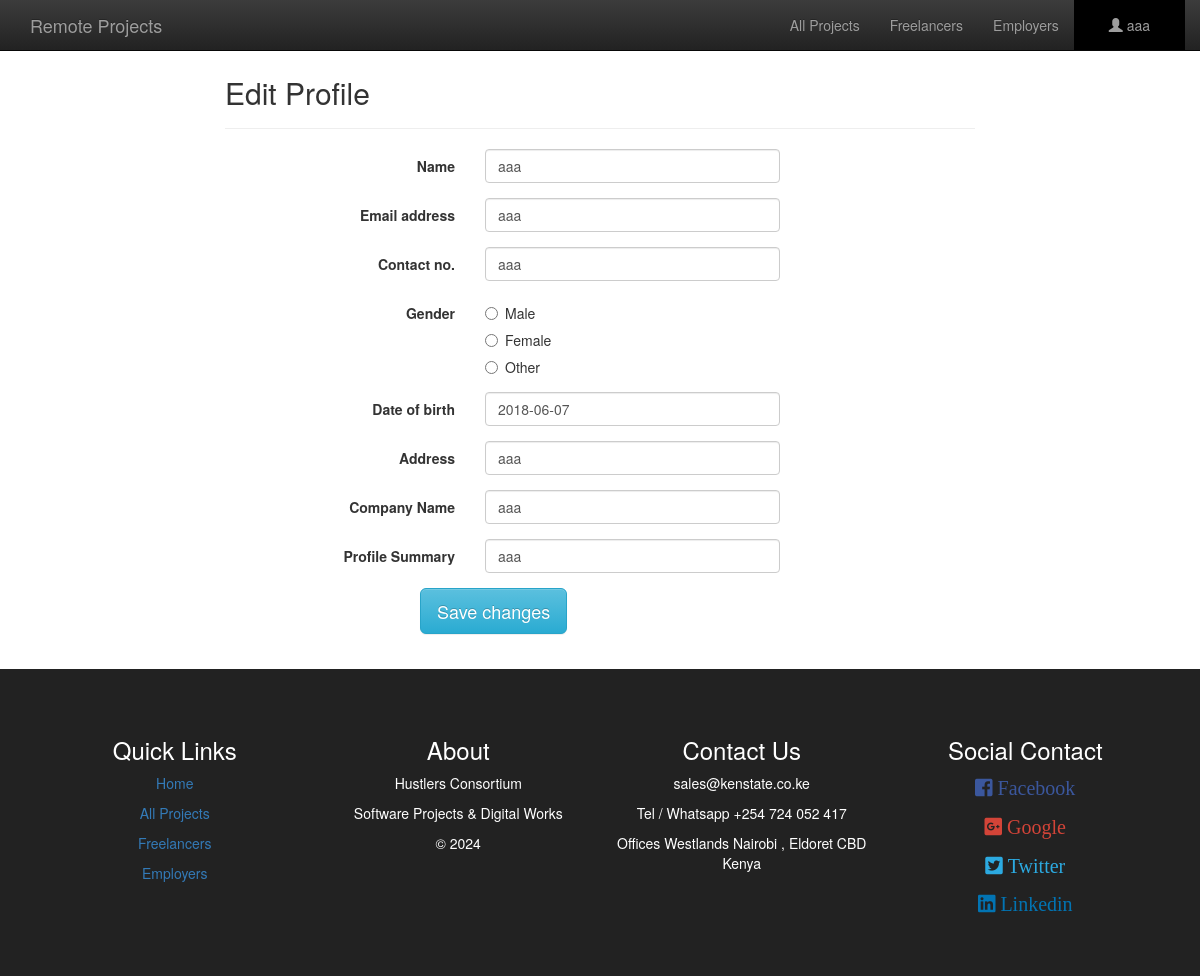
Before: /freelance/editEmployer.php (signed in) with the older database file.
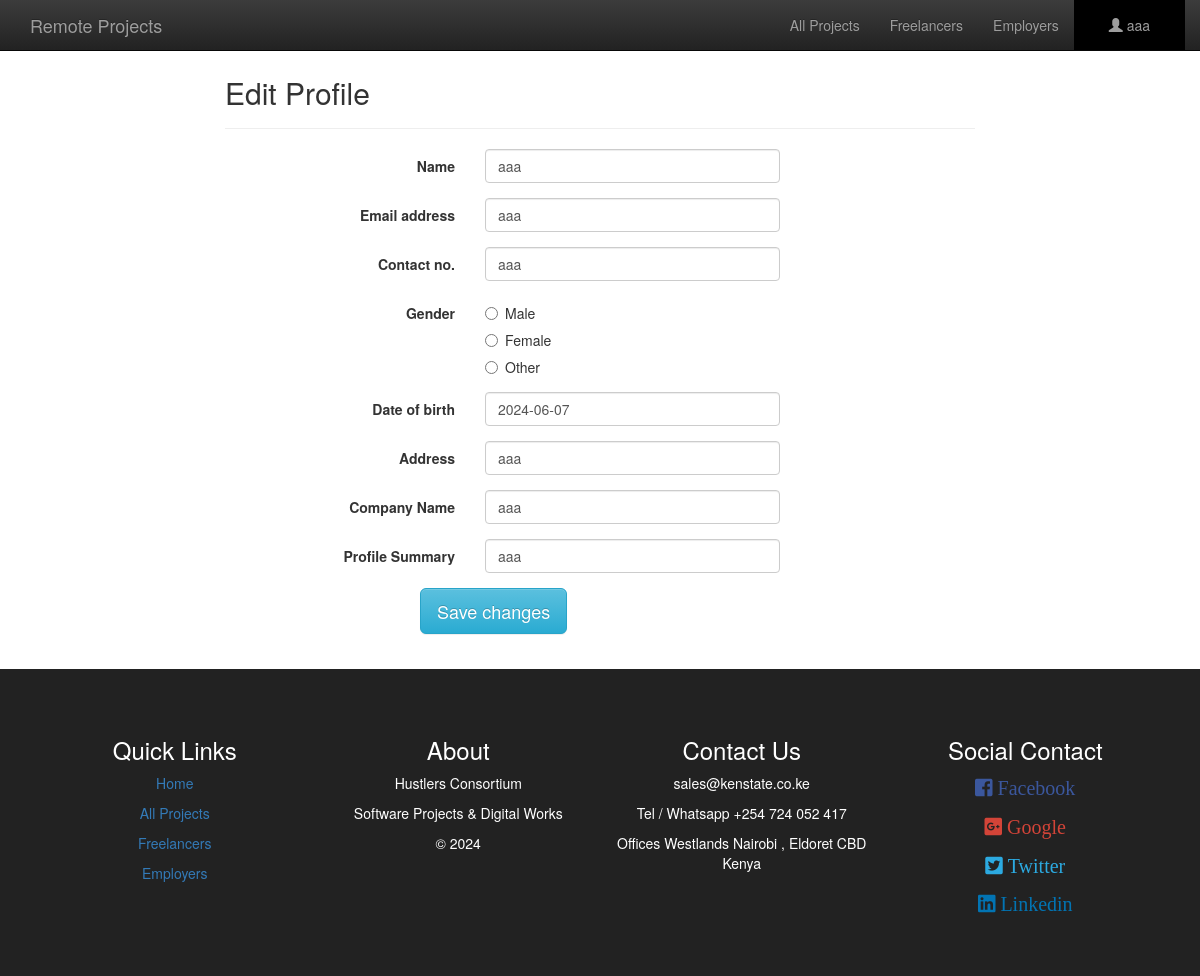
After: the same page with the newer database file.
### tables this page shows
CREATE TABLE `employer` (
  `username` varchar(200) NOT NULL,
  `password` varchar(200) NOT NULL,
  `Name` varchar(200) NOT NULL,
  `email` varchar(200) NOT NULL,
  `contact_no` varchar(200) NOT NULL,
  `address` varchar(200) NOT NULL,
  `gender` varchar(200) NOT NULL,
  `birthdate` date NOT NULL,
  `company` varchar(200) NOT NULL,
  `profile_sum` varchar(1000) NOT NULL
);

### freelance/editEmployer.php (the view, shortened to what the changed rows need)
<?php include('server.php');
if(isset($_SESSION["Username"])){
	$username=$_SESSION["Username"];
}
else{
    $username="";
}
$sql = "SELECT * FROM employer WHERE username='$username'";
$result = $conn->query($sql);
if ($result->num_rows > 0) {
    while($row = $result->fetch_assoc()) {
        $name=$row["Name"];
        $email=$row["email"];
        $contactNo=$row["contact_no"];
        $gender=$row["gender"];
        $birthdate=$row["birthdate"];
        $address=$row["address"];
        $profile_sum=$row["profile_sum"];
        $company=$row["company"];
        }
} else {
    echo "0 results";
}
 ?>
<!DOCTYPE html>
<html>
<head>
	<link rel="stylesheet" type="text/css" href="bootstrap/css/bootstrap.min.css">
	<link rel="stylesheet" type="text/css" href="bootstrap/css/bootstrap-theme.min.css">
	<link rel="stylesheet" type="text/css" href="awesome/css/fontawesome-all.min.css">
	<link rel="stylesheet" type="text/css" href="dist/css/bootstrapValidator.css">
</head>
<body>
<div class="container">
        <div class="row">
            <div class="col-md-8 col-md-offset-2">
                <div class="page-header">
                    <h2>Edit Profile</h2>
                </div>
                <form id="registrationForm" method="post" class="form-horizontal">
                <div class="form-group">
                    <div class="col-sm-5">
                        <input type="text" class="form-control" name="name" value="<?php echo $name; ?>" />
                    </div>
                </div>
                <div class="form-group">
                    <div class="col-sm-5">
                        <input type="text" class="form-control" name="email" value="<?php echo $email; ?>" />
                    </div>
                </div>
                <div class="form-group">
                    <div class="col-sm-5">
                        <input type="text" class="form-control" name="contactNo" value="<?php echo $contactNo; ?>" />
                    </div>
                </div>
                <div class="form-group">
                    <div class="col-sm-5">
                        <div class="radio">
                            <label>
                                <input type="radio" name="gender"
                                <?php if (isset($gender) && $gender=="male") echo "checked";?>
                                 value="male" /> Male
                            </label>
                        </div>
                        <div class="radio">
                            <label>
                                <input type="radio" name="gender"
                                <?php if (isset($gender) && $gender=="female") echo "checked";?>
                                 value="female" /> Female
                            </label>
                        </div>
                        <div class="radio">
                            <label>
                                <input type="radio" name="gender"
                                <?php if (isset($gender) && $gender=="other") echo "checked";?>
                                 value="other" /> Other
                            </label>
                        </div>
                    </div>
                </div>
                <div class="form-group">
                    <div class="col-sm-5">
                        <input type="text" class="form-control" name="birthdate" placeholder="YYYY/MM/DD" value="<?php echo $birthdate; ?>" />
                    </div>
                </div>
                <div class="form-group">
                    <div class="col-sm-5">
                        <input type="text" class="form-control" name="address" value="<?php echo $address; ?>" />
                    </div>
                </div>
                <div class="form-group">
                    <div class="col-sm-5">
                        <input type="text" class="form-control" name="company" value="<?php echo $company; ?>" />
                    </div>
                </div>
                <div class="form-group">
                    <div class="col-sm-5">
                        <input type="text" class="form-control" name="profile_sum" value="<?php echo $profile_sum; ?>" />
                    </div>
                </div>
            </form>
            </div>
        </div>
    </div>
</body>
</html>

Changed rows visible on the page:
changed employer "aaa": birthdate "2018-06-07" → "2024-06-07"
